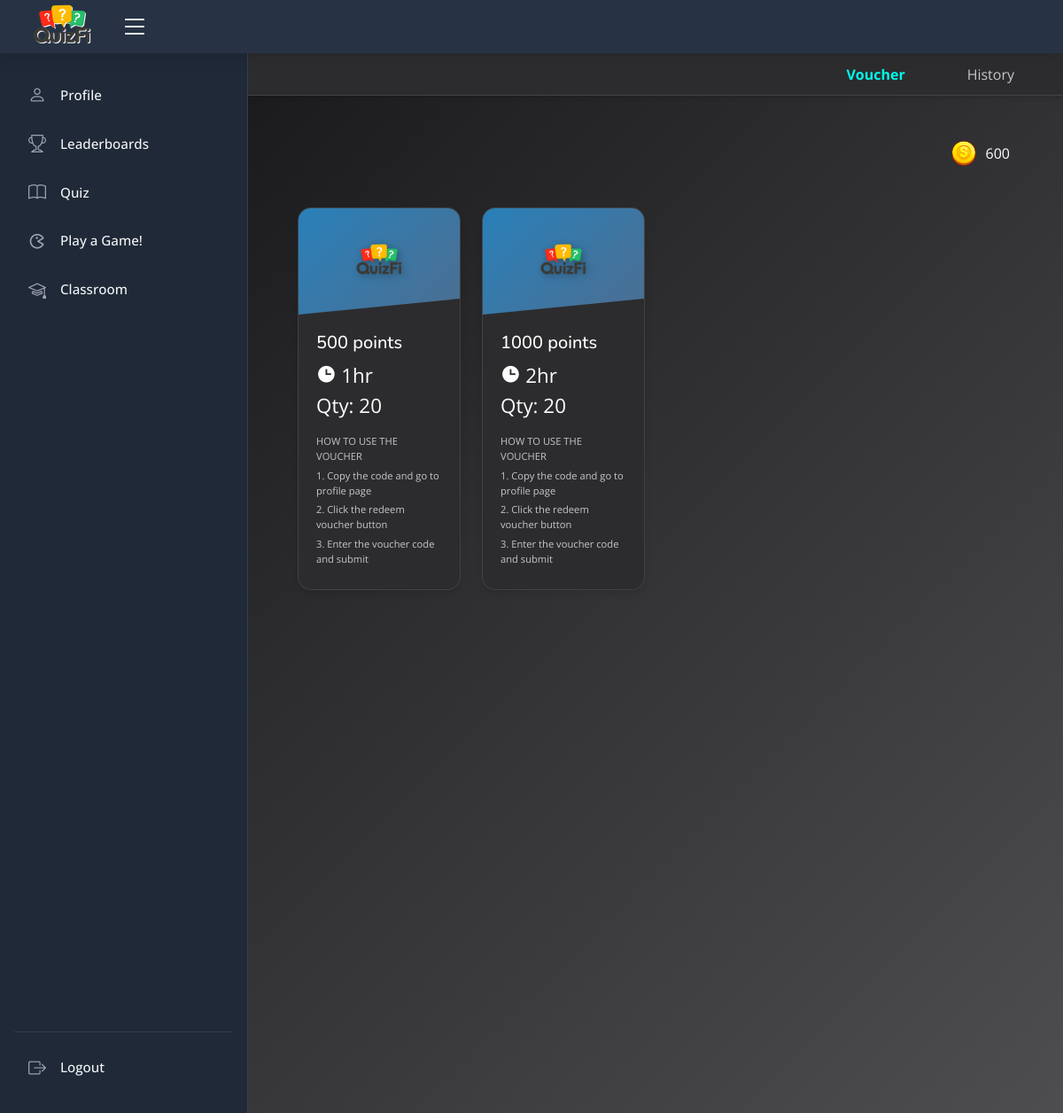
The app's page /students/convert_voucher.php (signed in), older data.
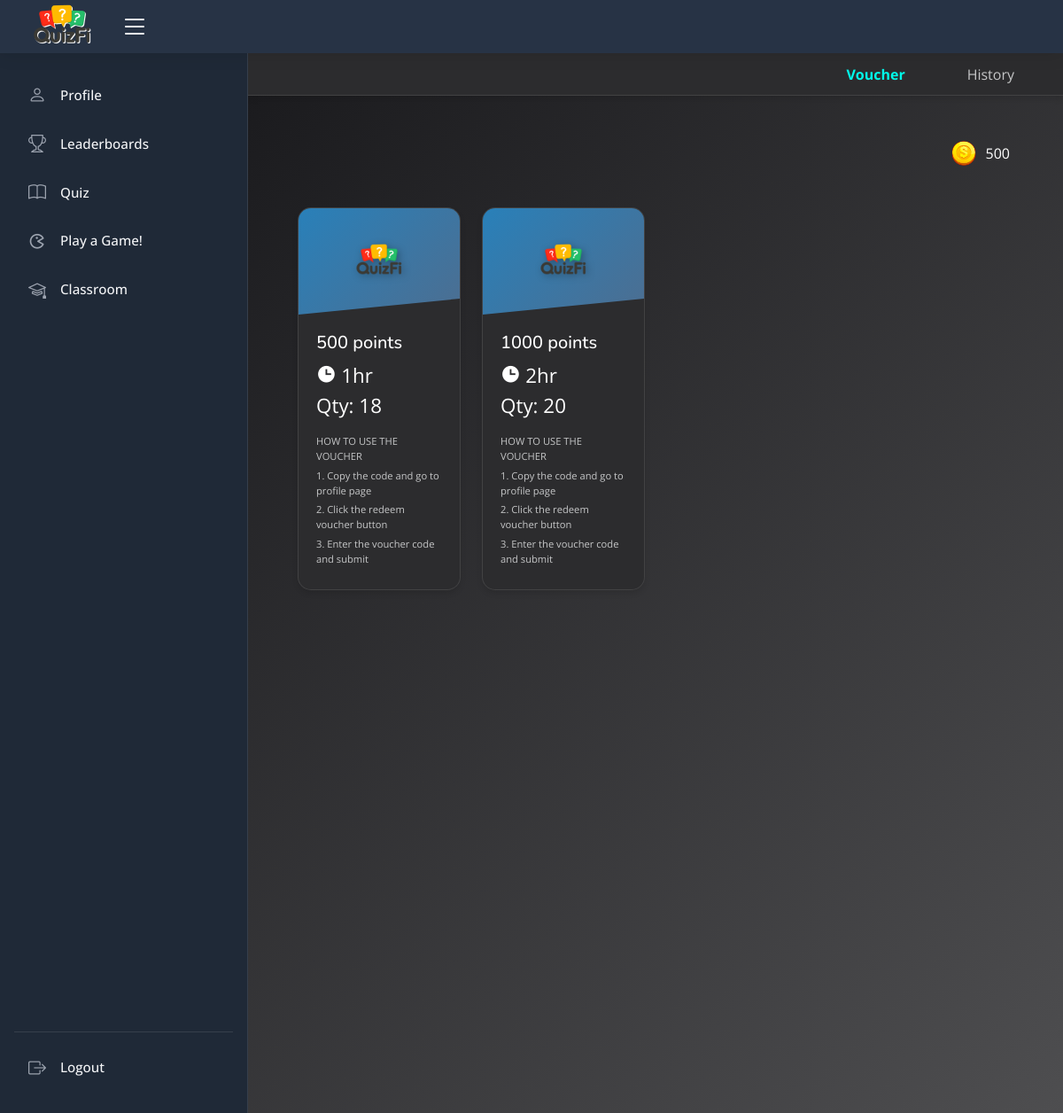
The same page, newer data.
### tables this page shows
CREATE TABLE IF NOT EXISTS `students` (
  `student_id` int NOT NULL AUTO_INCREMENT,
  `user_id` int NOT NULL,
  `lastname` varchar(255) NOT NULL,
  `firstname` varchar(255) NOT NULL,
  `year` varchar(255) NOT NULL,
  `department` varchar(255) NOT NULL,
  `score` int NOT NULL DEFAULT '0',
  `duration` int NOT NULL DEFAULT '0',
  `status` enum('active','inactive') NOT NULL DEFAULT 'inactive',
  `start_time` timestamp NOT NULL,
  `ranking_id` int DEFAULT NULL,
  `ip_address` varchar(255) DEFAULT NULL,
  `profile_path` text,
  `id_photo` varchar(255) NOT NULL,
  PRIMARY KEY (`student_id`),
  UNIQUE KEY `ranking_id` (`ranking_id`),
  KEY `user_id` (`user_id`)
);

CREATE TABLE IF NOT EXISTS `vouchers` (
  `voucher_id` int NOT NULL AUTO_INCREMENT,
  `voucher_name` varchar(255) DEFAULT NULL,
  `voucher_description` varchar(255) DEFAULT NULL,
  `points` int DEFAULT NULL,
  `quantity` int DEFAULT NULL,
  `duration` time DEFAULT NULL,
  PRIMARY KEY (`voucher_id`)
);

### students/includes/session.php (called while the page is built, shortened)
<?php
include 'db/dbconn.php';
$user_id = $_SESSION['user_id'];
$stmt = $conn->prepare("SELECT * FROM students WHERE user_id = ?");
$stmt->bind_param('i', $user_id);
$stmt->execute();
$result = $stmt->get_result();
$row1 = $result->fetch_assoc();
$student_score = $row1['score'] ?? 0;
$user_id = $row1['user_id'] ?? null;
?>

### students/convert_voucher.php (the view, shortened to what this page needs)
<?php
include('includes/header.php');
include('includes/session.php');
?>
<link rel="stylesheet" href="css/loading-screen.css">
<link rel="stylesheet" href="css/convert_voucher.css">
<link rel="stylesheet" href="css/style.css">
<link rel="stylesheet" href="css/jquery.dataTables.min.css">
<link rel="stylesheet" href="css/responsive.dataTables.min.css">
<body>
    <header id="header" class="header fixed-top d-flex align-items-center">
        <?php include 'includes/nav-top.php'; ?>
    <?php include 'includes/sidebar.php'; ?>
    <main id="main" class="main">
        <div class="top-bar">
            <div class="menu-nav">
                <ul>
                    <li><a href="#" class="active" id="VoucherList">Voucher</a></li>
                    <li><a href="#" id="HistoryList">History</a></li>
                </ul>
            </div>
        </div>
        <div class="content">
            <div class="voucher-content">
                <div class="points-container">
                    <img src="assets/img/coin.png" alt="" class="coin-image">
                    <span><?php echo $student_score; ?></span>
                </div>
                <div class="card-grid">
                    <?php
                    $limit = 8;
                    $page = isset($_GET['page']) ? (int) $_GET['page'] : 1;
                    $offset = ($page - 1) * $limit;
                    $vouchersQuery = "SELECT * FROM vouchers LIMIT ? OFFSET ?";
                    $vstmt = $conn->prepare($vouchersQuery);
                    $vstmt->bind_param('ii', $limit, $offset);
                    $vstmt->execute();
                    $vresult = $vstmt->get_result();
                    if ($vresult->num_rows > 0):
                        while ($vouch = $vresult->fetch_assoc()) {
                    ?>
                            <div class="voucher-container" data-user-id="<?php echo $user_id; ?>"
                                data-voucher-id="<?php echo $vouch['voucher_id']; ?>"
                                data-voucher-name="<?php echo $vouch['voucher_name']; ?>">
                                <div class="voucher-header">
                                    <img src="assets/img/logo-quizfi.png" alt="logo.png">
                                </div>
                                <div class="voucher-body">
                                    <div class="voucher-title">
                                        <h5><?php echo htmlspecialchars($vouch['points']); ?> points</h5>
                                        <span class="voucher-hour">
                                            <i class='bx bxs-time'></i>
                                            <?php echo htmlspecialchars($vouch['voucher_name']); ?>
                                            <p>Qty: <?php echo htmlspecialchars($vouch['quantity']); ?></p>
                                        </span>
                                    </div>
                                    <div class="voucher-instruction">
                                        <span class="subtitle">HOW TO USE THE VOUCHER</span>
                                        <p>1. Copy the code and go to profile page</p>
                                        <p>2. Click the redeem voucher button</p>
                                        <p>3. Enter the voucher code and submit</p>
                                    </div>
                                </div>
                            </div>
                        <?php
                        }
                    endif; ?>
                </div>
            </div>
        </div>
    </main>
</body>

Row changes from the older to the newer data that the page shows:
changed students: score "600" → "500"
changed vouchers "1hr": quantity "20" → "18"
